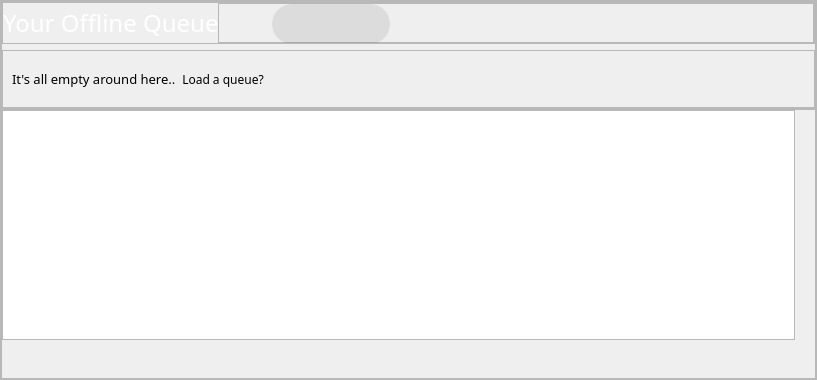
                      <widget class="QFrame" name="frame_26">
                       <property name="minimumSize">
                        <size>
                         <width>0</width>
                         <height>350</height>
                        </size>
                       </property>
                       <property name="maximumSize">
                        <size>
                         <width>16777215</width>
                         <height>380</height>
                        </size>
                       </property>
                       <property name="frameShape">
                        <enum>QFrame::Shape::StyledPanel</enum>
                       </property>
                       <property name="frameShadow">
                        <enum>QFrame::Shadow::Raised</enum>
                       </property>
                       <layout class="QGridLayout" name="gridLayout_10" rowstretch="0,0">
                        <property name="leftMargin">
                         <number>0</number>
                        </property>
                        <property name="topMargin">
                         <number>0</number>
                        </property>
                        <property name="rightMargin">
                         <number>0</number>
                        </property>
                        <property name="bottomMargin">
                         <number>0</number>
                        </property>
                        <property name="spacing">
                         <number>0</number>
                        </property>
                        <item row="1" column="0">
                         <widget class="QFrame" name="frame_27">
                          <property name="frameShape">
                           <enum>QFrame::Shape::StyledPanel</enum>
                          </property>
                          <property name="frameShadow">
                           <enum>QFrame::Shadow::Raised</enum>
                          </property>
                          <layout class="QGridLayout" name="gridLayout_8">
                           <property name="leftMargin">
                            <number>0</number>
                           </property>
                           <property name="topMargin">
                            <number>0</number>
                           </property>
                           <property name="rightMargin">
                            <number>0</number>
                           </property>
                           <property name="bottomMargin">
                            <number>0</number>
                           </property>
                           <property name="horizontalSpacing">
                            <number>0</number>
                           </property>
                           <item row="0" column="0">
                            <widget class="QListWidget" name="queueWidget">
                             <property name="minimumSize">
                              <size>
                               <width>0</width>
                               <height>230</height>
                              </size>
                             </property>
                             <property name="maximumSize">
                              <size>
                               <width>16777215</width>
                               <height>230</height>
                              </size>
                             </property>
                             <property name="styleSheet">
                              <string notr="true">    QListWidget::item {
        selection-background-color: transparent; /* No background on selection */
        selection-color: transparent;            /* No text color change on selection */
        outline: none;              
	border:none;             /* Remove white selection border */
    }

    QListWidget::item:hover {
        background-color: transparent;           /* No hover effect */                     
        outline: none;              
	border:none; /* Keep the same text color */
    }

    QListWidget::item:selected {
        background-color: transparent;           /* No background on selection */
             /* No selection border */
        outline: none;              
	border:none;
    }</string>
                             </property>
                             <property name="verticalScrollBarPolicy">
                              <enum>Qt::ScrollBarPolicy::ScrollBarAlwaysOff</enum>
                             </property>
                             <property name="horizontalScrollBarPolicy">
                              <enum>Qt::ScrollBarPolicy::ScrollBarAsNeeded</enum>
                             </property>
                             <property name="selectionMode">
                              <enum>QAbstractItemView::SelectionMode::SingleSelection</enum>
                             </property>
                             <property name="textElideMode">
                              <enum>Qt::TextElideMode::ElideLeft</enum>
                             </property>
                             <property name="verticalScrollMode">
                              <enum>QAbstractItemView::ScrollMode::ScrollPerPixel</enum>
                             </property>
                             <property name="horizontalScrollMode">
                              <enum>QAbstractItemView::ScrollMode::ScrollPerPixel</enum>
                             </property>
                             <property name="movement">
                              <enum>QListView::Movement::Static</enum>
                             </property>
                             <property name="flow">
                              <enum>QListView::Flow::LeftToRight</enum>
                             </property>
                             <property name="isWrapping" stdset="0">
                              <bool>false</bool>
                             </property>
                             <property name="resizeMode">
                              <enum>QListView::ResizeMode::Fixed</enum>
                             </property>
                             <property name="layoutMode">
                              <enum>QListView::LayoutMode::SinglePass</enum>
                             </property>
                             <property name="spacing">
                              <number>8</number>
                             </property>
                             <property name="viewMode">
                              <enum>QListView::ViewMode::ListMode</enum>
                             </property>
                             <property name="uniformItemSizes">
                              <bool>true</bool>
                             </property>
                             <property name="selectionRectVisible">
                              <bool>false</bool>
                             </property>
                            </widget>
                           </item>
                           <item row="1" column="0">
                            <spacer name="verticalSpacer_4">
                             <property name="orientation">
                              <enum>Qt::Orientation::Vertical</enum>
                             </property>
                             <property name="sizeHint" stdset="0">
                              <size>
                               <width>20</width>
                               <height>40</height>
                              </size>
                             </property>
                            </spacer>
                           </item>
                           <item row="1" column="1">
                            <spacer name="verticalSpacer_5">
                             <property name="orientation">
                              <enum>Qt::Orientation::Vertical</enum>
                             </property>
                             <property name="sizeHint" stdset="0">
                              <size>
                               <width>20</width>
                               <height>40</height>
                              </size>
                             </property>
                            </spacer>
                           </item>
                          </layout>
                         </widget>
                        </item>
                        <item row="0" column="0">
                         <widget class="QFrame" name="frame_28">
                          <property name="frameShape">
                           <enum>QFrame::Shape::StyledPanel</enum>
                          </property>
                          <property name="frameShadow">
                           <enum>QFrame::Shadow::Raised</enum>
                          </property>
                          <layout class="QGridLayout" name="gridLayout_9">
                           <property name="leftMargin">
                            <number>0</number>
                           </property>
                           <property name="topMargin">
                            <number>0</number>
                           </property>
                           <property name="rightMargin">
                            <number>0</number>
                           </property>
                           <property name="bottomMargin">
                            <number>0</number>
                           </property>
                           <property name="horizontalSpacing">
                            <number>0</number>
                           </property>
                           <item row="0" column="0">
                            <widget class="QFrame" name="frame_29">
                             <property name="minimumSize">
                              <size>
                               <width>0</width>
                               <height>38</height>
                              </size>
                             </property>
                             <property name="frameShape">
                              <enum>QFrame::Shape::StyledPanel</enum>
                             </property>
                             <property name="frameShadow">
                              <enum>QFrame::Shadow::Raised</enum>
                             </property>
                             <layout class="QHBoxLayout" name="horizontalLayout_10">
                              <property name="spacing">
                               <number>0</number>
                              </property>
                              <property name="leftMargin">
                               <number>0</number>
                              </property>
                              <property name="topMargin">
                               <number>0</number>
                              </property>
                              <property name="rightMargin">
                               <number>0</number>
                              </property>
                              <property name="bottomMargin">
                               <number>0</number>
                              </property>
                              <item>
                               <widget class="QLabel" name="label_8">
                                <property name="minimumSize">
                                 <size>
                                  <width>215</width>
                                  <height>0</height>
                                 </size>
                                </property>
                                <property name="maximumSize">
                                 <size>
                                  <width>215</width>
                                  <height>16777215</height>
                                 </size>
                                </property>
                                <property name="font">
                                 <font>
                                  <family>Inter 24pt SemiBold</family>
                                  <pointsize>18</pointsize>
                                 </font>
                                </property>
                                <property name="styleSheet">
                                 <string notr="true">background-color:rgba(0,0,0,0); color:white;</string>
                                </property>
                                <property name="text">
                                 <string>Your Offline Queue</string>
                                </property>
                               </widget>
                              </item>
                              <item>
                               <widget class="QFrame" name="frame_30">
                                <property name="frameShape">
                                 <enum>QFrame::Shape::StyledPanel</enum>
                                </property>
                                <property name="frameShadow">
                                 <enum>QFrame::Shadow::Raised</enum>
                                </property>
                                <layout class="QHBoxLayout" name="horizontalLayout_11">
                                 <property name="spacing">
                                  <number>4</number>
                                 </property>
                                 <property name="topMargin">
                                  <number>0</number>
                                 </property>
                                 <property name="rightMargin">
                                  <number>0</number>
                                 </property>
                                 <property name="bottomMargin">
                                  <number>0</number>
                                 </property>
                                 <item>
                                  <widget class="QPushButton" name="playBtn_queue">
                                   <property name="minimumSize">
                                    <size>
                                     <width>40</width>
                                     <height>38</height>
                                    </size>
                                   </property>
                                   <property name="maximumSize">
                                    <size>
                                     <width>40</width>
                                     <height>38</height>
                                    </size>
                                   </property>
                                   <property name="styleSheet">
                                    <string notr="true">QPushButton {
background-color:rgba(0,0,0,0); 
color:white;
border-radius:19px;
padding:0px;
}

QPushButton:hover {
background-color:rgba(255, 255, 255,30); 
color:white;
border-radius:19px;
padding:0px;
}

QPushButton:pressed {
background-color:rgba(255, 255, 255,50); 
color:white;
border-radius:19px;
padding:0px;
}</string>
                                   </property>
                                   <property name="text">
                                    <string/>
                                   </property>
                                   <property name="icon">
                                    <iconset>
                                     <normaloff>../../resources/icons/icon_play.png</normaloff>../../resources/icons/icon_play.png</iconset>
                                   </property>
                                   <property name="iconSize">
                                    <size>
                                     <width>42</width>
                                     <height>42</height>
                                    </size>
                                   </property>
                                  </widget>
                                 </item>
                                 <item>
                                  <widget class="QFrame" name="frame_31">
                                   <property name="minimumSize">
                                    <size>
                                     <width>118</width>
                                     <height>40</height>
                                    </size>
                                   </property>
                                   <property name="maximumSize">
                                    <size>
                                     <width>118</width>
                                     <height>40</height>
                                    </size>
                                   </property>
                                   <property name="styleSheet">
                                    <string notr="true">background-color:rgba(0,0,0,20); border-radius:20;</string>
                                   </property>
                                   <property name="frameShape">
                                    <enum>QFrame::Shape::StyledPanel</enum>
                                   </property>
                                   <property name="frameShadow">
                                    <enum>QFrame::Shadow::Raised</enum>
                                   </property>
                                   <layout class="QGridLayout" name="gridLayout_17">
                                    <property name="leftMargin">
                                     <number>0</number>
                                    </property>
                                    <property name="topMargin">
                                     <number>0</number>
                                    </property>
                                    <property name="rightMargin">
                                     <number>0</number>
                                    </property>
                                    <property name="bottomMargin">
                                     <number>0</number>
                                    </property>
                                    <property name="spacing">
                                     <number>0</number>
                                    </property>
                                    <item row="0" column="0">
                                     <widget class="QPushButton" name="newQueue">
                                      <property name="minimumSize">
                                       <size>
                                        <width>32</width>
                                        <height>30</height>
                                       </size>
                                      </property>
                                      <property name="maximumSize">
                                       <size>
                                        <width>32</width>
                                        <height>30</height>
                                       </size>
                                      </property>
                                      <property name="styleSheet">
                                       <string notr="true">QPushButton {
background-color:rgba(0,0,0,0); 
color:white;
border-radius:15px;
padding:0px;
}

QPushButton:hover {
background-color:rgba(255, 255, 255,30); 
color:white;
border-radius:15px;
padding:0px;
}

QPushButton:pressed {
background-color:rgba(255, 255, 255,50); 
color:white;
border-radius:15px;
padding:0px;
}</string>
                                      </property>
                                      <property name="text">
                                       <string/>
                                      </property>
                                      <property name="icon">
                                       <iconset>
                                        <normaloff>../../resources/icons/icon_newQueue.png</normaloff>../../resources/icons/icon_newQueue.png</iconset>
                                      </property>
                                      <property name="iconSize">
                                       <size>
                                        <width>28</width>
                                        <height>28</height>
                                       </size>
                                      </property>
                                     </widget>
                                    </item>
                                    <item row="0" column="1">
                                     <widget class="QPushButton" name="addToQueue">
                                      <property name="minimumSize">
                                       <size>
                                        <width>32</width>
                                        <height>30</height>
                                       </size>
                                      </property>
                                      <property name="maximumSize">
                                       <size>
                                        <width>32</width>
                                        <height>30</height>
                                       </size>
                                      </property>
                                      <property name="styleSheet">
                                       <string notr="true">QPushButton {
background-color:rgba(0,0,0,0); 
color:white;
border-radius:15px;
padding:0px;
}

QPushButton:hover {
background-color:rgba(255, 255, 255,30); 
color:white;
border-radius:15px;
padding:0px;
}

QPushButton:pressed {
background-color:rgba(255, 255, 255,50); 
color:white;
border-radius:15px;
padding:0px;
}</string>
                                      </property>
                                      <property name="text">
                                       <string/>
                                      </property>
                                      <property name="icon">
                                       <iconset>
                                        <normaloff>../../resources/icons/icon_addToQueue.png</normaloff>../../resources/icons/icon_addToQueue.png</iconset>
                                      </property>
                                      <property name="iconSize">
                                       <size>
                                        <width>28</width>
                                        <height>28</height>
                                       </size>
                                      </property>
                                     </widget>
                                    </item>
                                    <item row="0" column="2">
                                     <widget class="QPushButton" name="removeFromQueue">
                                      <property name="minimumSize">
                                       <size>
                                        <width>32</width>
                                        <height>30</height>
                                       </size>
                                      </property>
                                      <property name="maximumSize">
                                       <size>
                                        <width>32</width>
                                        <height>30</height>
                                       </size>
                                      </property>
                                      <property name="styleSheet">
                                       <string notr="true">QPushButton {
background-color:rgba(0,0,0,0); 
color:white;
border-radius:15px;
padding:0px;
}

QPushButton:hover {
background-color:rgba(255, 255, 255,30); 
color:white;
border-radius:15px;
padding:0px;
}

QPushButton:pressed {
background-color:rgba(255, 255, 255,50); 
color:white;
border-radius:15px;
padding:0px;
}</string>
                                      </property>
                                      <property name="text">
                                       <string/>
                                      </property>
                                      <property name="icon">
                                       <iconset>
                                        <normaloff>../../resources/icons/icon_removeFromQueue.png</normaloff>../../resources/icons/icon_removeFromQueue.png</iconset>
                                      </property>
                                      <property name="iconSize">
                                       <size>
                                        <width>28</width>
                                        <height>28</height>
                                       </size>
                                      </property>
                                     </widget>
                                    </item>
                                   </layout>
                                  </widget>
                                 </item>
                                 <item>
                                  <spacer name="horizontalSpacer_8">
                                   <property name="orientation">
                                    <enum>Qt::Orientation::Horizontal</enum>
                                   </property>
                                   <property name="sizeHint" stdset="0">
                                    <size>
                                     <width>423</width>
                                     <height>20</height>
                                    </size>
                                   </property>
                                  </spacer>
                                 </item>
                                </layout>
                               </widget>
                              </item>
                             </layout>
                            </widget>
                           </item>
                           <item row="2" column="0">
                            <widget class="QFrame" name="frame_32">
                             <property name="frameShape">
                              <enum>QFrame::Shape::StyledPanel</enum>
                             </property>
                             <property name="frameShadow">
                              <enum>QFrame::Shadow::Raised</enum>
                             </property>
                             <layout class="QGridLayout" name="gridLayout_19">
                              <item row="0" column="0">
                               <widget class="QLabel" name="label_9">
                                <property name="maximumSize">
                                 <size>
                                  <width>180</width>
                                  <height>16777215</height>
                                 </size>
                                </property>
                                <property name="font">
                                 <font>
                                  <family>Inter 18pt Light</family>
                                  <pointsize>10</pointsize>
                                 </font>
                                </property>
                                <property name="text">
                                 <string>It's all empty around here..</string>
                                </property>
                               </widget>
                              </item>
                              <item row="0" column="1">
                               <widget class="QPushButton" name="loadQueue">
                                <property name="minimumSize">
                                 <size>
                                  <width>38</width>
                                  <height>38</height>
                                 </size>
                                </property>
                                <property name="maximumSize">
                                 <size>
                                  <width>100</width>
                                  <height>16777215</height>
                                 </size>
                                </property>
                                <property name="font">
                                 <font>
                                  <family>Inter 18pt SemiBold</family>
                                  <pointsize>9</pointsize>
                                 </font>
                                </property>
                                <property name="styleSheet">
                                 <string notr="true">QPushButton {
border-radius:8px;
background-color:rgba(0,0,0,0);
border:none;

}
QPushButton::hover {
border-radius:8px;
color:rgb(200, 200, 200);
border:none;
}

QPushButton::pressed {
border-radius:8px;
color:rgb(149, 149, 149);
border:none;
}
</string>
                                </property>
                                <property name="text">
                                 <string>Load a queue?</string>
                                </property>
                                <property name="iconSize">
                                 <size>
                                  <width>34</width>
                                  <height>34</height>
                                 </size>
                                </property>
                               </widget>
                              </item>
                              <item row="0" column="2">
                               <spacer name="horizontalSpacer_9">
                                <property name="orientation">
                                 <enum>Qt::Orientation::Horizontal</enum>
                                </property>
                                <property name="sizeHint" stdset="0">
                                 <size>
                                  <width>40</width>
                                  <height>20</height>
                                 </size>
                                </property>
                               </spacer>
                              </item>
                             </layout>
                            </widget>
                           </item>
                          </layout>
                         </widget>
                        </item>
                       </layout>
                      </widget>
